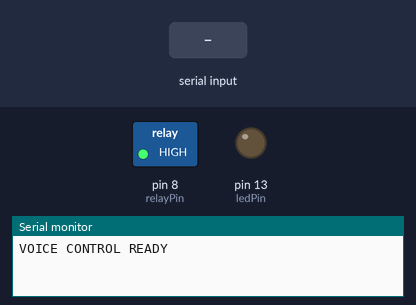
A sketch run on a simulated Arduino Uno, built with avr-gcc and run on an emulated ATmega328P. Shown: switched loads named in the sketch (green lamp = pin HIGH), output pins drawn as LEDs (lit = HIGH), the last lines printed to the serial monitor. The inputs (shaded band) are chosen by the test bench.

Above: at 1.2 s.
1.3 s: "ON\n" received over Serial
At 2.5 s:
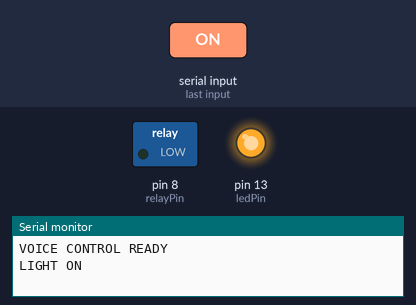
2.8 s: "OFF\n" received over Serial
At 3.8 s:
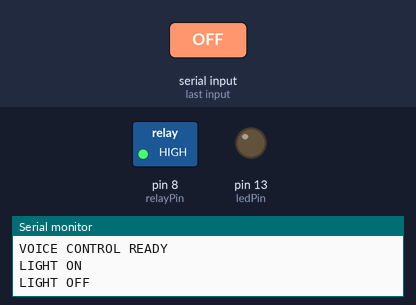
Timing chart, 0 to 5.8 s (numbered marks = the images above; inputs shaded):
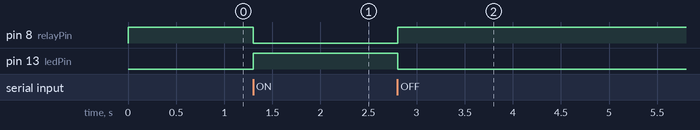

The sketch:

mode2_voice.ino
```cpp
const int relayPin = 8;
const int ledPin = 13;

void setup() {

  pinMode(relayPin, OUTPUT);

  pinMode(ledPin, OUTPUT);

  Serial.begin(9600);

  digitalWrite(relayPin, HIGH);

  digitalWrite(ledPin, LOW);

  Serial.println("VOICE CONTROL READY");
}

void loop() {

  if (Serial.available()) {

    String cmd = Serial.readStringUntil('\n');

    cmd.trim();

    if (cmd == "ON") {

      digitalWrite(relayPin, LOW);

      digitalWrite(ledPin, HIGH);

      Serial.println("LIGHT ON");
    }

    else if (cmd == "OFF") {

      digitalWrite(relayPin, HIGH);

      digitalWrite(ledPin, LOW);

      Serial.println("LIGHT OFF");
    }
  }
}
```

Measured:
- after the input at 1.3 s, pin 8 (relayPin): HIGH → LOW at once; pin 13 (ledPin): LOW → HIGH at once
- after the input at 2.8 s, pin 8 (relayPin): LOW → HIGH at once; pin 13 (ledPin): HIGH → LOW at once
